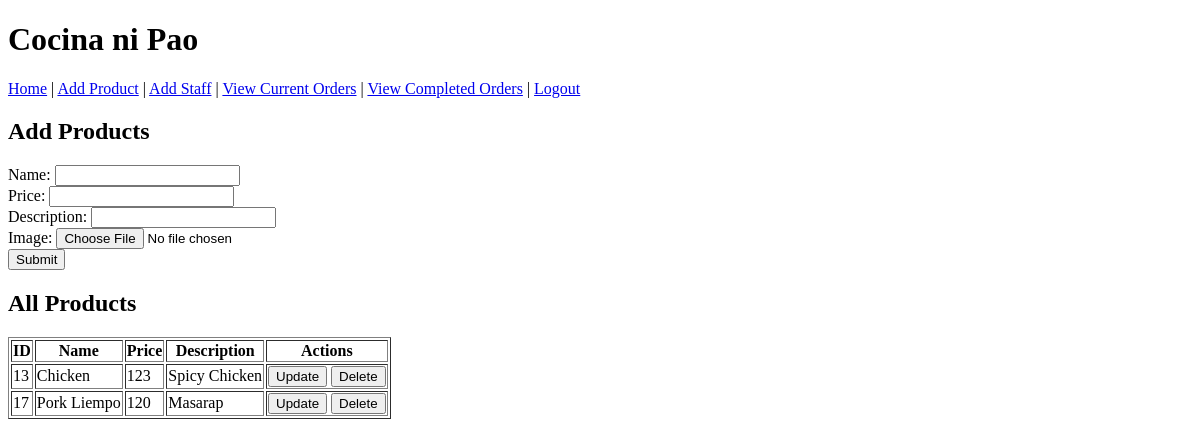
The app's page /Admin/add_product.php, older data.
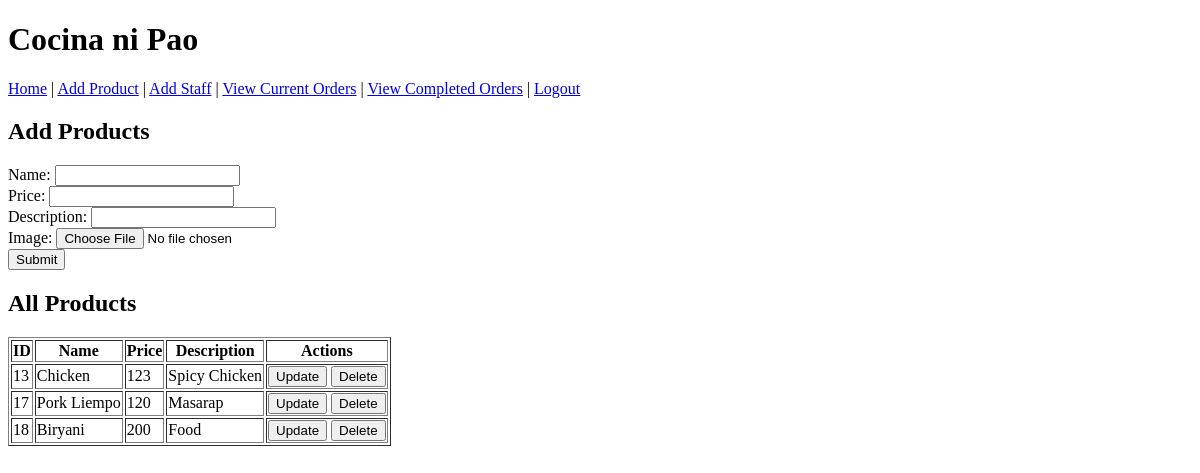
The same page, newer data.
### tables this page shows
CREATE TABLE `food_products` (
  `food_id` int(10) NOT NULL,
  `food_name` varchar(255) NOT NULL,
  `food_price` int(255) NOT NULL,
  `food_description` text NOT NULL,
  `food_image` blob NOT NULL
);

### Admin/add_product.php (the view, shortened to what this page needs)
<!DOCTYPE html>
<html lang="en">
<head>
    <link rel="stylesheet" href="css/style.css">
</head>
<body>
    <?php include 'admin_header.php'; ?>
    <h2>Add Products</h2>
    <form method="post" enctype="multipart/form-data" action="">
        Name: <input type="text" name="food_name" class="input_fields" required><br>
        Price: <input type="text" name="food_price" class="input_fields" required><br>
        Description: <input type="text" name="food_description" class="input_fields" required><br>
        Image: <input type="file" name="food_image" class="input_fields" required accept="image/png, image/jpg, image/jpeg"><br>
        <input type="submit" value="Submit">
    </form>
    <?php
    include 'connect.php';
    ?>
    <h2>All Products</h2>
    <table border="1">
        <tr>
            <th>ID</th>
            <th>Name</th>
            <th>Price</th>
            <th>Description</th>
            <th>Actions</th>
        </tr>
        <?php
        $query_all = "SELECT * FROM food_products";
        $result_all = mysqli_query($con, $query_all);
        if(mysqli_num_rows($result_all) > 0) {
            while ($row_all = mysqli_fetch_assoc($result_all)) {
                echo "<tr>";
                echo "<td>" . $row_all['food_id'] . "</td>";
                echo "<td>" . $row_all['food_name'] . "</td>";
                echo "<td>" . $row_all['food_price'] . "</td>";
                echo "<td>" . $row_all['food_description'] . "</td>";
                echo "<td><button onclick='openUpdatePopup(" . $row_all['food_id'] . ")'>Update</button>
                    <button onclick='openDeletePopup(" . $row_all['food_id'] . ")'>Delete</button>
                </td>";
                echo "</tr>";
            }
        } else {
            echo "<tr><td colspan='5'>No products found.</td></tr>";
        }
    ?>
    </table>
</body>
</html>

Row changes from the older to the newer data that the page shows:
added food_products: food_id "18", food_name "Biryani", food_price "200", food_description "Food"
